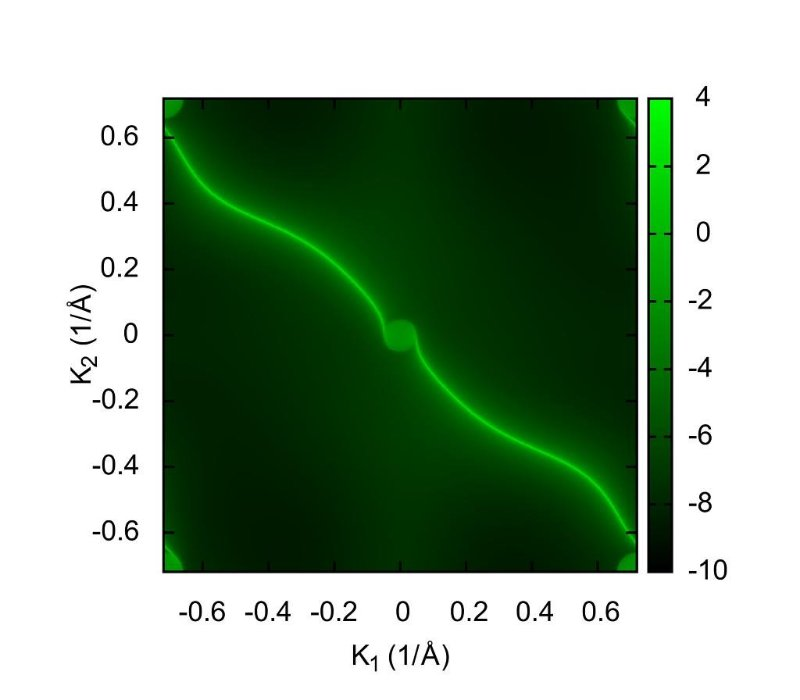
%> input picture Theory/B1.jpg, 800 x 700 px; the run also reads 5 pictures not shown here
$ octave StackedTheory.m   (GNU Octave 9; MATLAB toolbox functions it lacks are replaced by stand-ins)
%> lines starting %> are read from the running program, lines starting %| are printed output that depends on the picture
%energy contour volume slice
figure('Name','3D Stacked plot'); % name figur
%set(gcf, 'Visible', 'off'); %%% dont load figure
cut1 = imread('Theory\B1.jpg');
%> cut1 is the input picture: size 700x800x3 uint8; mean R, G, B 144.3, 166.5, 144.4
cut2 = imread('Theory\B2.jpg');
cut3 = imread('Theory\B3.jpg');
cut4 = imread('Theory\B4.jpg');
cut5 = imread('Theory\B5.jpg');
cut6 = imread('Theory\B6.jpg');
im = {cut1; cut2 ;cut3;cut4;cut5;cut6};
%> im = 6 items
I = [max([size(im{1},1),size(im{2},1),size(im{3},1),size(im{4},1),...
    size(im{5},1),size(im{6},1)]),max([size(im{1},2),size(im{2},2),size(im{3},2),size(im{4},2),...
    size(im{5},2),size(im{6},2)])]; %representative matrix
%> I = [700 800]
%# coordinates
[X,Y] = meshgrid(1:I(2), 1:I(1));
Z = ones(I(1),I(2));
%> Z: size 700x800 double; every value is 1

%# plot each slice as a texture-mapped surface (stacked along the Z-dimension)
for k=1:size(im)
      surface('XData',X-0.5, 'YData',Y, 'ZData', Z.*-k, ...
        'CData',im{k}, 'CDataMapping','direct', ...
        'EdgeColor','none', 'FaceColor','texturemap')
end
view(3), box on, axis tight square
set(gca, 'YDir','reverse', 'ZLim',[-5 0])
zaspect = 0.005;
daspect([1 1 zaspect])
 alpha(.9)
axis on
% [9 lines of commented-out code are left out]
box on
grid off
zticks([-6 -5 -4 -3 -2 -1 0]);
a = ["0","-100","-200","-300","-500","-600"];
zticklabels(flip(a))
zlabel('Energy (eV)','fontsize',18)
xlabel('K_x','fontsize',18)
ylabel('K_y','fontsize',18)
set(gca,'xtick',[])
set(gca,'ytick',[])
view([-50 10])
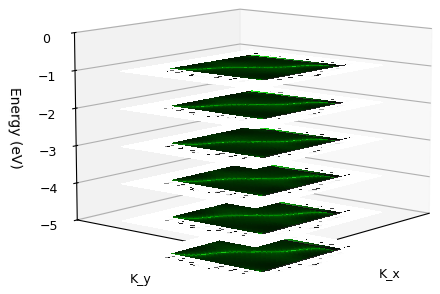
%> figure redrawn from the program's plot data
%set(gca,'ztick',[])
saveas(gcf,strcat(Figure_Dir,SampleName,'_StackedTheory.png'))
%> (this line was passed over: Figure_Dir is not available in this run)
